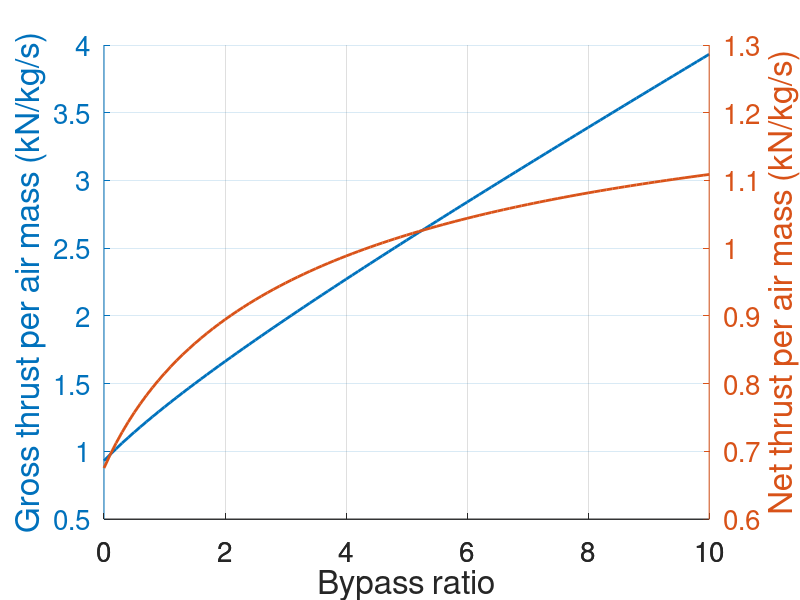
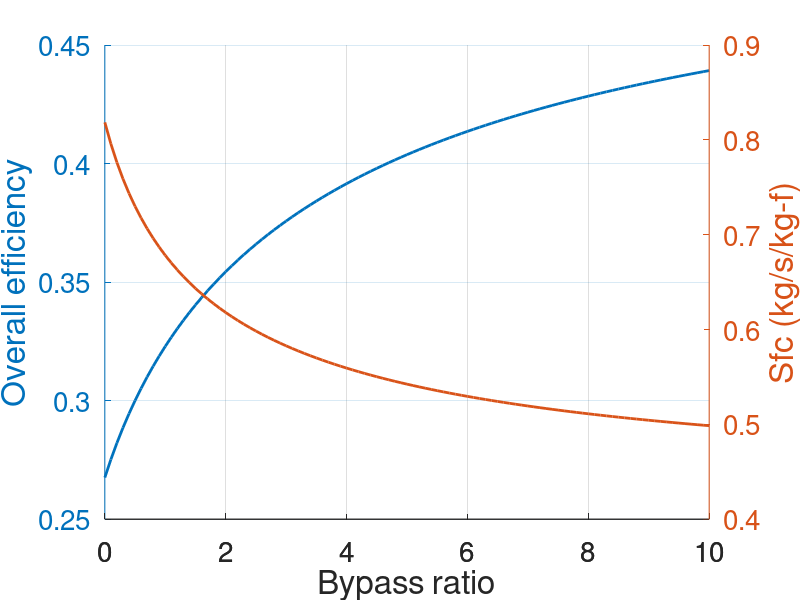

Write the MATLAB code that produced these figures, in order.
# ==============================================================================
# PLOT CALCULATED ENGINE PERFORMANCE FIGURES VS BYPASS RATIO
# ------------------------------------------------------------------------------
# Nicholas Cumpsty, Jet propulsion (2005), Cambridge University Press.
# Page 73, Exercise 7.1.
# ------------------------------------------------------------------------------
# Author: Srinivas Kirthy K.
# Date: 06/03/2026
# ==============================================================================

clear all
close all
clc

engineData  = importdata('enginePropValues_vs_bypassRatio.dat');

engineBypRatio            = engineData(:,64);
engineGrossThrustSpec     = engineData(:,68);
engineNetThrustSpec       = engineData(:,69);
engineEffOverall          = engineData(:,72);
engineSfc                 = engineData(:,73);

figure(1)
grid on
hold on
[hax, h1, h2] = plotyy(engineBypRatio,engineGrossThrustSpec,engineBypRatio,engineNetThrustSpec)
set(hax,'Fontsize',20)
set([h1],'Linewidth',2)
set([h2],'Linewidth',2)
xlabel('Bypass ratio','Fontsize',24)
ylabel(hax(1),'Gross thrust per air mass (kN/kg/s)','Fontsize',24)
ylabel(hax(2),'Net thrust per air mass (kN/kg/s)','Fontsize',24)

figure(2)
grid on
hold on
[hax, h1, h2] = plotyy(engineBypRatio,engineEffOverall,engineBypRatio,engineSfc)
set(hax,'Fontsize',20)
set([h1],'Linewidth',2)
set([h2],'Linewidth',2)
xlabel('Bypass ratio','Fontsize',24)
ylabel(hax(1),'Overall efficiency','Fontsize',24)
ylabel(hax(2),'Sfc (kg/s/kg-f)','Fontsize',24)
